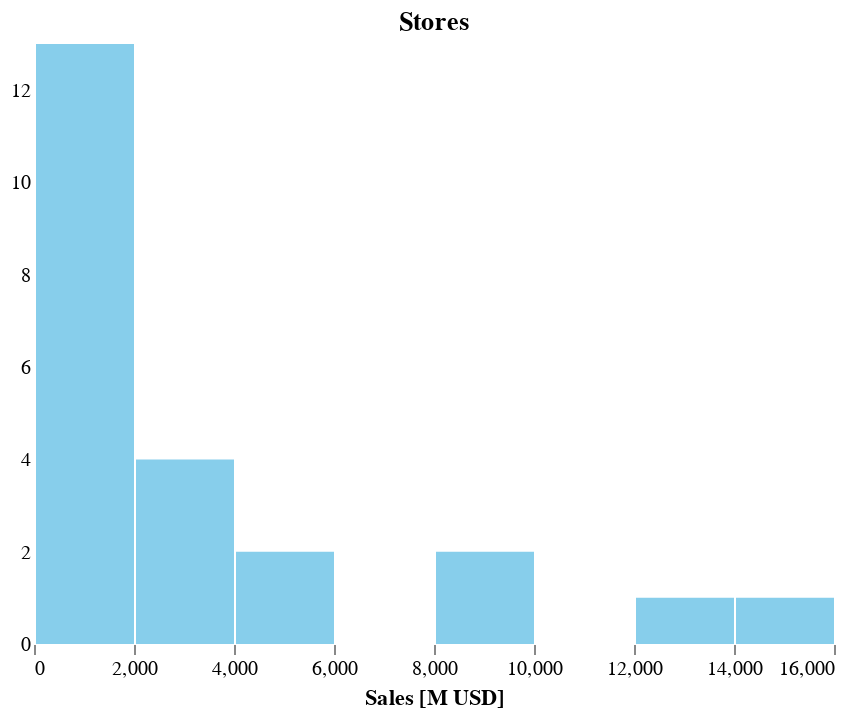

Notebook source saved alongside this figure:
### Markdown cell above
### 3. ¿Cuántas tiendas tiene la mayoría de las compañías?

### Code cell
alt.Chart(df).mark_bar(color = 'skyblue').encode(
    x = alt.X('Stores:Q', title='Sales [M USD]',bin=alt.Bin(maxbins=10), axis=alt.Axis(domain = False)),
    y = alt.Y('count()', title='', axis=alt.Axis(grid=False, domain=False, ticks = False, )),
    tooltip = [alt.Tooltip('count()', title='Companies')]
).configure_view(
    strokeWidth=0
).properties (
    title = 'Stores'
)

### Figure 1 — Vega-Lite specification as saved in the notebook (floating-point values rounded to 4 significant figures)
{"config": {"view": {"continuousWidth": 400, "continuousHeight": 300, "strokeWidth": 0}}, "data": {"name": "data-0fbaf84e8f0f7d7f527747f9806e7599"}, "mark": {"type": "bar", "color": "skyblue"}, "encoding": {"tooltip": [{"type": "quantitative", "aggregate": "count", "title": "Companies"}], "x": {"type": "quantitative", "axis": {"domain": false}, "bin": {"maxbins": 10}, "field": "Stores", "title": "Sales [M USD]"}, "y": {"type": "quantitative", "aggregate": "count", "axis": {"domain": false, "grid": false, "ticks": false}, "title": ""}}, "title": "Stores", "$schema": "https://vega.github.io/schema/vega-lite/v4.8.1.json", "datasets": {"data-0fbaf84e8f0f7d7f527747f9806e7599": [{"Company": "Walmart US", "Sales": 658119, "Stores": 4574.0, "Sales/Avg. Store": 65.65, "Store Count Growth": 0.01284, "Category": "Supercenters"}, {"Company": "Kroger", "Sales": 115037, "Stores": 3931.0, "Sales/Avg. Store": 30.03, "Store Count Growth": 0.05389, "Category": "Grocery"}, {"Company": "Costco", "Sales": 90048, "Stores": 495.0, "Sales/Avg. Store": 187.8, "Store Count Growth": 0.06681, "Category": "Warehouse Club"}, {"Company": "Home Depot", "Sales": 83976, "Stores": 1965.0, "Sales/Avg. Store": 42.74, "Store Count Growth": 0.0, "Category": "Home Improvement"}, {"Company": "Walgreen Boots", "Sales": 78924, "Stores": 8002.0, "Sales/Avg. Store": 9.811, "Store Count Growth": -0.01051, "Category": "Drug Stores"}, {"Company": "CVS incl. Target", "Sales": 77792, "Stores": 9813.0, "Sales/Avg. Store": 8.826, "Store Count Growth": 0.2557, "Category": "Drug Stores"}, {"Company": "Amazon", "Sales": 71687, "Stores": null, "Sales/Avg. Store": null, "Store Count Growth": null, "Category": "Electronic/Mail Order"}, {"Company": "Target", "Sales": 71208, "Stores": 1772.0, "Sales/Avg. Store": 39.98, "Store Count Growth": -0.01006, "Category": "Supercenters"}, {"Company": "Lowe's", "Sales": 60311, "Stores": 1828.0, "Sales/Avg. Store": 33.31, "Store Count Growth": 0.01952, "Category": "Home Improvement"}, {"Company": "Albertsons", "Sales": 56829, "Stores": 2326.0, "Sales/Avg. Store": 23.88, "Store Count Growth": -0.04437, "Category": "Grocery"}, {"Company": "Sam's Club", "Sales": 56828, "Stores": 655.0, "Sales/Avg. Store": 87.29, "Store Count Growth": 0.01236, "Category": "Warehouse Clubs"}, {"Company": "Apple incl. Online", "Sales": 37664, "Stores": null, "Sales/Avg. Store": null, "Store Count Growth": null, "Category": null}, {"Company": "Best Buy", "Sales": 34980, "Stores": 1389.0, "Sales/Avg. Store": 24.69, "Store Count Growth": -0.03875, "Category": "Electronics"}, {"Company": "Publix", "Sales": 34408, "Stores": 1351.0, "Sales/Avg. Store": 26.0, "Store Count Growth": 0.04244, "Category": "Grocery"}, {"Company": "Rite Aid", "Sales": 27486, "Stores": 4553.0, "Sales/Avg. Store": 6.026, "Store Count Growth": -0.00372, "Category": "Drug Stores"}, {"Company": "Ahold", "Sales": 26903, "Stores": 794.0, "Sales/Avg. Store": 34.45, "Store Count Growth": 0.03385, "Category": "Grocery"}, {"Company": "Macy's", "Sales": 26028, "Stores": 889.0, "Sales/Avg. Store": 30.44, "Store Count Growth": 0.08283, "Category": "Department Stores"}, {"Company": "TJX", "Sales": 25012, "Stores": 2770.0, "Sales/Avg. Store": 9.37, "Store Count Growth": 0.07824, "Category": "Apparel"}, {"Company": "Aldi", "Sales": 24402, "Stores": 2021.0, "Sales/Avg. Store": 12.72, "Store Count Growth": 0.1123, "Category": "Grocery"}, {"Company": "Dollar General", "Sales": 22234, "Stores": 13350.0, "Sales/Avg. Store": 1.769, "Store Count Growth": 0.1324, "Category": "Dollar Stores"}, {"Company": "Dollar Tree", "Sales": 21464, "Stores": 14250.0, "Sales/Avg. Store": 1.564, "Store Count Growth": 0.07963, "Category": "Dollar Stores"}, {"Company": "HEB", "Sales": 21384, "Stores": 323.0, "Sales/Avg. Store": 66.83, "Store Count Growth": 0.01893, "Category": "Grocery"}, {"Company": "Kohl's", "Sales": 19060, "Stores": 1169.0, "Sales/Avg. Store": 16.35, "Store Count Growth": 0.006024, "Category": "Department Stores"}, {"Company": "Delhaize", "Sales": 18201, "Stores": 1280.0, "Sales/Avg. Store": 13.78, "Store Count Growth": -0.05952, "Category": "Grocery"}, {"Company": "Meijer", "Sales": 16592, "Stores": 231.0, "Sales/Avg. Store": 74.74, "Store Count Growth": 0.08451, "Category": "Supercenters"}]}}
